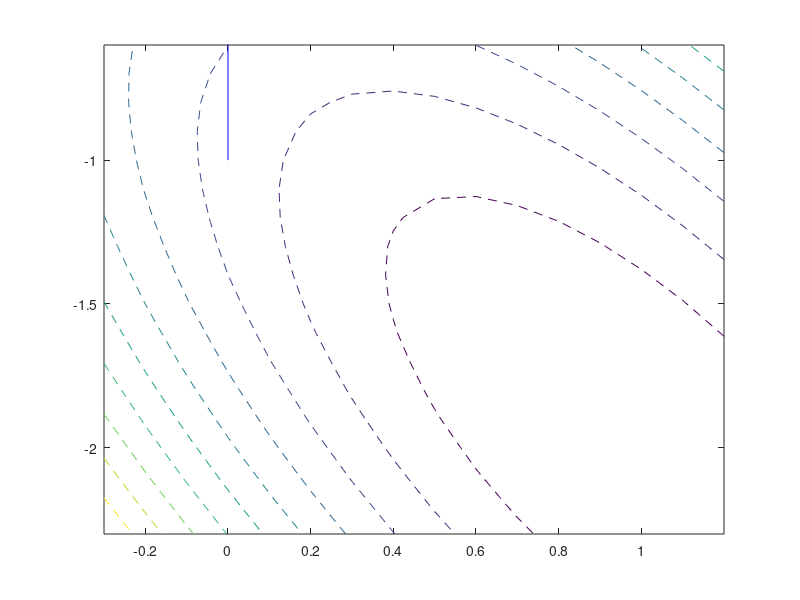
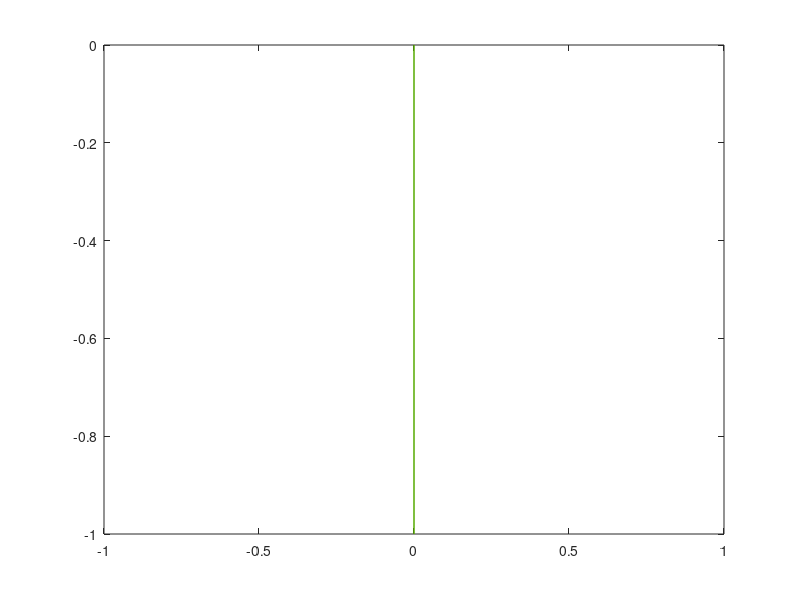

Recreate these plots in MATLAB, in order. (Note: this script raises an error after producing the figures.)
% This code shows didactically One-dimensional Projection Iterative Methdos
% for solving linear system of equations.
% Namely:
%   Steepest Descendt
%   Minimal Residual Iteration
%   Residual Norm Steepest Descent
%
% Some theory:
%
% For the problem:
%               Ax = b
% Where A is a non-singular square matrix of dimensions nxn.
%
% Projection Iterative Methods works by choosing two spaces K and L, where:
%   K -> Subspace of candidate approximants, or search subspace of
%   dimension m < n
%   L -> Subspace of constraints or left subspace of dimension m
%
%   Then,
%       - m restrictions must be settled.
%       - Tipical way: m orthogonal conditions.
%       - Specifically: Residual vector b-Ax is constrained to be
%       orthogonal to L subspace.
%
% When K = L, Galerkin case (Orthogonal)
% When K /= L, Petrov-Galerkin case (Oblique)
%
% Conditions
%       x_1 = x_0 + d   ,   d € K               (1)
%     (r_o - Ad, w)=0   ,   for all w € L       (2)
%
% Example: Gauss-seidel can be seen as an projection method, in which every
% step, K=L=span{e_i}, for i cycling from i=1 to i=1,...,n
%
% One-Dimensional cases:
%       K = span{v}   ;   L = span{w}
% Where v and w are two vectors.
%
% From condition (1):
%   x_1 = x_0 + d
% As, d € K, then, d must be a scalar product of vector v. Then:
%   x_1 = x_0 + a*v
% By condition (2), a must be equal to:
%   a = (r,w)/(Av,w)
% Where the operator (,) is the inner-product. Now, how to choose v and w?
%
% Steepest descend --> v=r   ;   w=r  (Galerki condition using v=r)
% Minimal Residual Iteration --> v=r   ;   w=Ar (Petrov-Galerkin using v=r)
% Residual Norm Steepest Descendt --> v=A'r   ;   w=Av (Petrov-Galerkin using v=A'r)
%
% Conditions over A:
% Steepest Descend -> A must be non-singular Symmetric Positive Definite.
% Minimal Residual Iteration -> A must be non-singular Positive Definite.
% Residual Norm Steepest Descendt -> A must be non-singular.
%
% For further details and other additional theoretical results, see:
%   Yousef Saad - Iterative Methods for Sparse Linear Systems
%
% Made by Sergio C.
%%%%%%%%%%%%%%%%%%%%%%%%%%%%%%%%%%%%%%%%%%%%%%%%%%%%%%%%%%%%%%%%%%%%%%%%%%%
%Steepest Descend (s) ; Minimal Residual (m) ; Residual Norm SD (r)

%Matrix A, b, and exact solution
A = [2 1;1 1];
% A = [2 -5;1 1];
b = [0;-1];
xe = A\b;  %exact solution

%Initial guess
x = [0;-1];

%Algorithms
ni = 10;    %Number of iterations

r = b - A*x;
p = A*r;

rs = r; ps = p; xs = x;        %steepest descend
rm = r; pm = p; xm = x;        %Minimal Residual
rr = r; pr = p; xr = x;        %Residual Norm Steepest Descend

%For storing process
%steepest descend
Rs = zeros(length(b),ni+1);
Ps = zeros(length(b),ni+1);
Xs = zeros(length(b),ni+1);
Es = zeros(length(b),ni+1);
As = zeros(1,ni+1);
Rs(:,1) = rs;
Ps(:,1) = ps;
Xs(:,1) = xs;
Es(:,1) = xe - xs;

%Minimal Residual
Rm = zeros(length(b),ni+1);
Pm = zeros(length(b),ni+1);
Xm = zeros(length(b),ni+1);
Em = zeros(length(b),ni+1);
Am = zeros(1,ni+1);
Rm(:,1) = rm;
Pm(:,1) = pm;
Xm(:,1) = xm;
Em(:,1) = xe - xm;

%Residual Norm Steepest Descend
Rr = zeros(length(b),ni+1);
Vr = zeros(length(b),ni+1);
Wr = zeros(length(b),ni+1);
Xr = zeros(length(b),ni+1);
Er = zeros(length(b),ni+1);
Ar = zeros(1,ni+1);
Rr(:,1) = rr;
% Vr(:,1) = A'*rr;
% Wr(:,1) = A*Vr(:,1);
Xr(:,1) = xr;
Er(:,1) = xe - xr;

for t=1:ni
    %
    %Steepest Descend
    %
    as = (rs'*rs)/(ps'*rs);
    xs = xs + as*rs;
    rs = rs - as*ps;
    ps = A*rs;
    
    %updating
    Rs(:,t+1) = rs;
    Ps(:,t+1) = ps;
    Xs(:,t+1) = xs;
    Es(:,t+1) = xe - xs;
    As(:,t) = as;

    %
    %Minimal Residual Iteration
    %
    am = (pm'*rm)/(pm'*pm);
    xm = xm + am*rm;
    rm = rm - am*pm;
    pm = A*rm;

    %updating
    Rm(:,t+1) = rm;
    Pm(:,t+1) = pm;
    Xm(:,t+1) = xm;
    Em(:,t+1) = xe - xm;
    Am(:,t) = am;

    %
    %Residual Norm Steepest Descend
    %
    vr = A'*rr;
    wr = A*vr;  ar = (vr'*vr)/(wr'*wr);
    xr = xr + ar*vr;
    rr = rr - ar*wr;

    %updating
    Rr(:,t+1) = rr;
    Vr(:,t+1) = vr;
    Wr(:,t+1) = wr;
    Xr(:,t+1) = xr;
    Er(:,t+1) = xe - xr;
    Ar(:,t) = ar;

end

% figure(1)
% title('Norm of the error')
% semilogy(vecnorm(Es))
% hold all
% semilogy(vecnorm(Em))
% semilogy(vecnorm(Er))
% legend('SD','MRI','RNSD')

%
% Minimized Functions
%
Xmin = min(min(Xs,Xm),Xr);
Xmax = max(max(Xs,Xm),Xr);

xmin = min(Xmin(1,:))-0.2;
xmax = max(Xmax(1,:))+0.2;
if (xmax - xmin)>(4*norm(xe))
    xmin = -3*norm(xe);
    xmax = 3*norm(xe);
end
ymin = min(Xmin(2,:))-0.2;
ymax = max(Xmax(2,:))+0.2;
if (ymax - ymin)>(4*norm(xe))
    ymin = -3*norm(xe);
    ymax = 3*norm(xe);
end
[X,Y] = meshgrid(xmin-0.1:0.1:xmax+0.1,ymin-0.1:0.1:ymax+0.1);
siz = size(X);
Fs = zeros(siz);
Fm = zeros(siz);
F = zeros(siz);
% F2 = zeros(siz);

%F which minimizes Steepest Descend
for i=1:siz(1)
    for j=1:siz(2)
        Fs(i,j) = (A*([X(i,j);Y(i,j)]-xe))'*([X(i,j);Y(i,j)]-xe);
        Fm(i,j) = (b - A*([X(i,j);Y(i,j)]))'*(b - A*([X(i,j);Y(i,j)]));
        F(i,j) = 0.5*([X(i,j) Y(i,j)]*(A*([X(i,j);Y(i,j)]))) - b'*[X(i,j);Y(i,j)];
    end
end
F2 = Fm - norm(b);

%
% Plot
%
set(groot, 'defaultFigureUnits', 'centimeters', 'defaultFigurePosition', [0 0 20 25]);
figure(2)
% plot of X0
plot([ 0 Xs(1,1)], [0 Xs(2,1)],'b');
hold on
figure(3)
plot([ 0 Xm(1,1)], [0 Xm(2,1)],'r');
hold on
% figure(4)
plot([ 0 Xr(1,1)], [0 Xr(2,1)],'g');
hold on

%plot of Minimized Functions
figure(2)
cFs = [0.7 0.7 0.7];
contour(X,Y,Fs,'--','Levels',max(max(Fs))/50)
% contour(X,Y,F,'--','Levels',max(max(F))/50)
% contour(X,Y,F2,'*','Levels',max(max(F2))/50)
colormap(cFs)
axis equal
figure(3)
cFm = [0.3 0.3 0.3];
contour(X,Y,Fm,'-.','Levels',max(max(Fm))/50)
% contour(X,Y,F2,'*','Levels',max(max(F2))/50)
colormap(cFm)
axis equal
% figure(4)
% cFm = [0.3 0.3 0.3];
% contour(X,Y,Fm,'-.')
% colormap(cFm)
% axis equal


% annotation('textbox',[.9 .5 .4 .2], ...
%     'String','gray -- , F of SD, gray -., F of MRI and RNSD','EdgeColor','none')

figure(2)
grid on
axis([xmin-0.2 xmax+0.2 ymin-0.2 ymax+0.2])
title('Minimized Function - Steepest Descent')

figure(3)
legend({'MRI','RNSD'},'AutoUpdate','off','Location','northwest')
grid on
axis([xmin-0.2 xmax+0.2 ymin-0.2 ymax+0.2])
title('Min F - Minimal Residual Iteration - Residual Norm SD')

% figure(4)
% % legend({'SD'},'AutoUpdate','off','Location','northwest')
% grid on
% Xmin = min(min(Xs,Xm),Xr);
% Xmax = max(max(Xs,Xm),Xr);
% axis([min(Xmin(1,:))-0.2 max(Xmax(1,:))+0.2 min(Xmin(2,:))-0.2 max(Xmax(2,:))+0.2])
% title('Residual Norm Steepest Descend')


ARs = As.*Rs;
ARm = Am.*Rm;
ARr = Ar.*Rr;

for t=1:ni
    
    %Steepest Descend
    figure(2)
    plot([ Xs(1,t) Xs(1,t+1)], [Xs(2,t) Xs(2,t+1)],'b');
    
    %Minimal Residual Iteration
    figure(3)
    plot([ Xm(1,t) Xm(1,t+1)], [Xm(2,t) Xm(2,t+1)],'r');

%     figure(4)
    %Residual Norm Steepest Descend
    plot([ Xr(1,t) Xr(1,t+1)], [Xr(2,t) Xr(2,t+1)],'g');

end

% figure(5)
% subplot(3,1,1)
% surf(X,Y,Fs)
% subplot(3,1,2)
% surf(X,Y,F2)
% subplot(3,1,3)
% surf(X,Y,F)



















